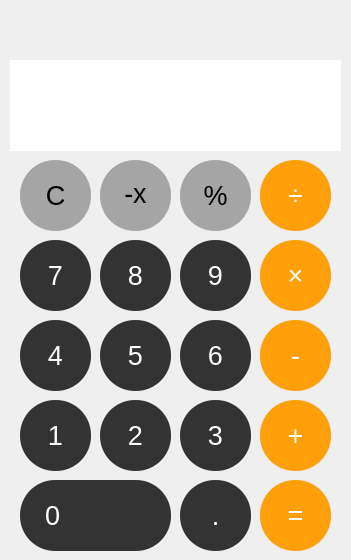
<?xml version="1.0" encoding="UTF-8"?>
<ui version="4.0">
 <class>Simple</class>
 <widget class="QWidget" name="Simple">
  <property name="geometry">
   <rect>
    <x>0</x>
    <y>0</y>
    <width>351</width>
    <height>560</height>
   </rect>
  </property>
  <property name="windowTitle">
   <string>Form</string>
  </property>
  <widget class="QPushButton" name="pushButton_8">
   <property name="geometry">
    <rect>
     <x>100</x>
     <y>240</y>
     <width>71</width>
     <height>71</height>
    </rect>
   </property>
   <property name="styleSheet">
    <string notr="true">QPushButton{
	font-family: &quot;Helvetica&quot;;
	font-size: 20pt;
	color: rgb(255, 255, 255);
	background-color: #333333;
	border: 20px;
	border-radius: 35px;
}

QPushButton:hover{
	color: rgb(255, 255, 255);
	background-color: #444444;
	border: 20px;
	border-radius: 35px;
}

QPushButton:pressed{
	color: rgb(255, 255, 255);
	background-color: #555555;
	border: 20px;
	border-radius: 35px;
}</string>
   </property>
   <property name="text">
    <string>8</string>
   </property>
  </widget>
  <widget class="QPushButton" name="pushButton_1">
   <property name="geometry">
    <rect>
     <x>20</x>
     <y>400</y>
     <width>71</width>
     <height>71</height>
    </rect>
   </property>
   <property name="styleSheet">
    <string notr="true">QPushButton{
	font-family: &quot;Helvetica&quot;;
	font-size: 20pt;
	color: rgb(255, 255, 255);
	background-color: #333333;
	border: 20px;
	border-radius: 35px;
}

QPushButton:hover{
	color: rgb(255, 255, 255);
	background-color: #444444;
	border: 20px;
	border-radius: 35px;
}

QPushButton:pressed{
	color: rgb(255, 255, 255);
	background-color: #555555;
	border: 20px;
	border-radius: 35px;
}</string>
   </property>
   <property name="text">
    <string>1</string>
   </property>
  </widget>
  <widget class="QPushButton" name="mult">
   <property name="geometry">
    <rect>
     <x>260</x>
     <y>240</y>
     <width>71</width>
     <height>71</height>
    </rect>
   </property>
   <property name="styleSheet">
    <string notr="true">QPushButton{
	font-family: &quot;Helvetica&quot;;
	font-size: 20pt;
	color: rgb(255, 255, 255);
	background-color: #FF9F0A;
	border: 20px;
	border-radius: 35px;
}

QPushButton:hover{
	color: rgb(255, 255, 255);
	background-color: rgb(254, 194, 105);
	border: 20px;
	border-radius: 35px;
}

QPushButton:focus{
	color: #FF9F0A;
	background-color: rgb(255, 255, 255);
	border: 20px;
	border-radius: 35px;
}</string>
   </property>
   <property name="text">
    <string>×</string>
   </property>
  </widget>
  <widget class="QPushButton" name="pushButton_3">
   <property name="geometry">
    <rect>
     <x>180</x>
     <y>400</y>
     <width>71</width>
     <height>71</height>
    </rect>
   </property>
   <property name="styleSheet">
    <string notr="true">QPushButton{
	font-family: &quot;Helvetica&quot;;
	font-size: 20pt;
	color: rgb(255, 255, 255);
	background-color: #333333;
	border: 20px;
	border-radius: 35px;
}

QPushButton:hover{
	color: rgb(255, 255, 255);
	background-color: #444444;
	border: 20px;
	border-radius: 35px;
}

QPushButton:pressed{
	color: rgb(255, 255, 255);
	background-color: #555555;
	border: 20px;
	border-radius: 35px;
}</string>
   </property>
   <property name="text">
    <string>3</string>
   </property>
  </widget>
  <widget class="QPushButton" name="pushButton_7">
   <property name="geometry">
    <rect>
     <x>20</x>
     <y>240</y>
     <width>71</width>
     <height>71</height>
    </rect>
   </property>
   <property name="styleSheet">
    <string notr="true">QPushButton{
	font-family: &quot;Helvetica&quot;;
	font-size: 20pt;
	color: rgb(255, 255, 255);
	background-color: #333333;
	border: 20px;
	border-radius: 35px;
}

QPushButton:hover{
	color: rgb(255, 255, 255);
	background-color: #444444;
	border: 20px;
	border-radius: 35px;
}

QPushButton:pressed{
	color: rgb(255, 255, 255);
	background-color: #555555;
	border: 20px;
	border-radius: 35px;
}</string>
   </property>
   <property name="text">
    <string>7</string>
   </property>
  </widget>
  <widget class="QPushButton" name="div">
   <property name="geometry">
    <rect>
     <x>260</x>
     <y>160</y>
     <width>71</width>
     <height>71</height>
    </rect>
   </property>
   <property name="styleSheet">
    <string notr="true">QPushButton{
	font-family: &quot;Helvetica&quot;;
	font-size: 20pt;
	color: rgb(255, 255, 255);
	background-color: #FF9F0A;
	border: 20px;
	border-radius: 35px;
}

QPushButton:hover{
	color: rgb(255, 255, 255);
	background-color: rgb(254, 194, 105);
	border: 20px;
	border-radius: 35px;
}

QPushButton:focus{
	color: #FF9F0A;
	background-color: rgb(255, 255, 255);
	border: 20px;
	border-radius: 35px;
}</string>
   </property>
   <property name="text">
    <string>÷</string>
   </property>
  </widget>
  <widget class="QPushButton" name="point">
   <property name="geometry">
    <rect>
     <x>180</x>
     <y>480</y>
     <width>71</width>
     <height>71</height>
    </rect>
   </property>
   <property name="styleSheet">
    <string notr="true">QPushButton{
	font-family: &quot;Helvetica&quot;;
	font-size: 20pt;
	color: rgb(255, 255, 255);
	background-color: #333333;
	border: 20px;
	border-radius: 35px;
}

QPushButton:hover{
	color: rgb(255, 255, 255);
	background-color: #444444;
	border: 20px;
	border-radius: 35px;
}

QPushButton:pressed{
	color: rgb(255, 255, 255);
	background-color: #555555;
	border: 20px;
	border-radius: 35px;
}</string>
   </property>
   <property name="text">
    <string>.</string>
   </property>
  </widget>
  <widget class="QPushButton" name="c">
   <property name="geometry">
    <rect>
     <x>20</x>
     <y>160</y>
     <width>71</width>
     <height>71</height>
    </rect>
   </property>
   <property name="styleSheet">
    <string notr="true">QPushButton{
	font-family: &quot;Helvetica&quot;;
	font-size: 20pt;
	color: rgb(0, 0, 0);
	background-color: #A5A5A5;
	border: 20px;
	border-radius: 35px;
}

QPushButton:hover{
	color: rgb(0, 0, 0);
	background-color:rgb(200, 200, 200);
	border: 20px;
	border-radius: 35px;
}

QPushButton:pressed{
	color: rgb(0, 0, 0);
	background-color:rgb(230, 230, 230);
	border: 20px;
	border-radius: 35px;
}</string>
   </property>
   <property name="text">
    <string>C</string>
   </property>
  </widget>
  <widget class="QPushButton" name="pushButton_6">
   <property name="geometry">
    <rect>
     <x>180</x>
     <y>320</y>
     <width>71</width>
     <height>71</height>
    </rect>
   </property>
   <property name="styleSheet">
    <string notr="true">QPushButton{
	font-family: &quot;Helvetica&quot;;
	font-size: 20pt;
	color: rgb(255, 255, 255);
	background-color: #333333;
	border: 20px;
	border-radius: 35px;
}

QPushButton:hover{
	color: rgb(255, 255, 255);
	background-color: #444444;
	border: 20px;
	border-radius: 35px;
}

QPushButton:pressed{
	color: rgb(255, 255, 255);
	background-color: #555555;
	border: 20px;
	border-radius: 35px;
}</string>
   </property>
   <property name="text">
    <string>6</string>
   </property>
  </widget>
  <widget class="QPushButton" name="pushButton_5">
   <property name="geometry">
    <rect>
     <x>100</x>
     <y>320</y>
     <width>71</width>
     <height>71</height>
    </rect>
   </property>
   <property name="styleSheet">
    <string notr="true">QPushButton{
	font-family: &quot;Helvetica&quot;;
	font-size: 20pt;
	color: rgb(255, 255, 255);
	background-color: #333333;
	border: 20px;
	border-radius: 35px;
}

QPushButton:hover{
	color: rgb(255, 255, 255);
	background-color: #444444;
	border: 20px;
	border-radius: 35px;
}

QPushButton:pressed{
	color: rgb(255, 255, 255);
	background-color: #555555;
	border: 20px;
	border-radius: 35px;
}</string>
   </property>
   <property name="text">
    <string>5</string>
   </property>
  </widget>
  <widget class="QLineEdit" name="lineEdit">
   <property name="geometry">
    <rect>
     <x>10</x>
     <y>60</y>
     <width>331</width>
     <height>91</height>
    </rect>
   </property>
   <property name="layoutDirection">
    <enum>Qt::RightToLeft</enum>
   </property>
   <property name="styleSheet">
    <string notr="true">QLineEdit{	
	text-align: right;
	font-family:&quot;Helvetica&quot;;
	font-size:44pt;
	border:none;
	color:white;
}</string>
   </property>
   <property name="alignment">
    <set>Qt::AlignBottom|Qt::AlignRight|Qt::AlignTrailing</set>
   </property>
  </widget>
  <widget class="QPushButton" name="result">
   <property name="geometry">
    <rect>
     <x>260</x>
     <y>480</y>
     <width>71</width>
     <height>71</height>
    </rect>
   </property>
   <property name="styleSheet">
    <string notr="true">QPushButton{
	font-family: &quot;Helvetica&quot;;
	font-size: 20pt;
	color: rgb(255, 255, 255);
	background-color: #FF9F0A;
	border: 20px;
	border-radius: 35px;
}

QPushButton:hover{
	color: rgb(255, 255, 255);
	background-color: rgb(254, 194, 105);
	border: 20px;
	border-radius: 35px;
}

QPushButton:pressed{
	color: rgb(255,255,255);
	background-color: rgb(254, 230, 194);
	border: 20px;
	border-radius: 35px;
}</string>
   </property>
   <property name="text">
    <string>=</string>
   </property>
  </widget>
  <widget class="QPushButton" name="pushButton_9">
   <property name="geometry">
    <rect>
     <x>180</x>
     <y>240</y>
     <width>71</width>
     <height>71</height>
    </rect>
   </property>
   <property name="styleSheet">
    <string notr="true">QPushButton{
	font-family: &quot;Helvetica&quot;;
	font-size: 20pt;
	color: rgb(255, 255, 255);
	background-color: #333333;
	border: 20px;
	border-radius: 35px;
}

QPushButton:hover{
	color: rgb(255, 255, 255);
	background-color: #444444;
	border: 20px;
	border-radius: 35px;
}

QPushButton:pressed{
	color: rgb(255, 255, 255);
	background-color: #555555;
	border: 20px;
	border-radius: 35px;
}</string>
   </property>
   <property name="text">
    <string>9</string>
   </property>
  </widget>
  <widget class="QPushButton" name="mod">
   <property name="geometry">
    <rect>
     <x>180</x>
     <y>160</y>
     <width>71</width>
     <height>71</height>
    </rect>
   </property>
   <property name="styleSheet">
    <string notr="true">QPushButton{
	font-family: &quot;Helvetica&quot;;
	font-size: 20pt;
	color: rgb(0, 0, 0);
	background-color: #A5A5A5;
	border: 20px;
	border-radius: 35px;
}

QPushButton:hover{
	color: rgb(0, 0, 0);
	background-color:rgb(200, 200, 200);
	border: 20px;
	border-radius: 35px;
}

QPushButton:pressed{
	color: rgb(0, 0, 0);
	background-color:rgb(230, 230, 230);
	border: 20px;
	border-radius: 35px;
}</string>
   </property>
   <property name="text">
    <string>%</string>
   </property>
  </widget>
  <widget class="QPushButton" name="x">
   <property name="geometry">
    <rect>
     <x>100</x>
     <y>160</y>
     <width>71</width>
     <height>71</height>
    </rect>
   </property>
   <property name="styleSheet">
    <string notr="true">QPushButton{
	font-family: &quot;Helvetica&quot;;
	font-size: 20pt;
	color: rgb(0, 0, 0);
	background-color: #A5A5A5;
	border: 20px;
	border-radius: 35px;
	padding-bottom: 5px;
}

QPushButton:hover{
	color: rgb(0, 0, 0);
	background-color:rgb(200, 200, 200);
	border: 20px;
	border-radius: 35px;
}

QPushButton:pressed{
	color: rgb(0, 0, 0);
	background-color:rgb(230, 230, 230);
	border: 20px;
	border-radius: 35px;
}</string>
   </property>
   <property name="text">
    <string>-x</string>
   </property>
  </widget>
  <widget class="QPushButton" name="pushButton_2">
   <property name="geometry">
    <rect>
     <x>100</x>
     <y>400</y>
     <width>71</width>
     <height>71</height>
    </rect>
   </property>
   <property name="styleSheet">
    <string notr="true">QPushButton{
	font-family: &quot;Helvetica&quot;;
	font-size: 20pt;
	color: rgb(255, 255, 255);
	background-color: #333333;
	border: 20px;
	border-radius: 35px;
}

QPushButton:hover{
	color: rgb(255, 255, 255);
	background-color: #444444;
	border: 20px;
	border-radius: 35px;
}

QPushButton:pressed{
	color: rgb(255, 255, 255);
	background-color: #555555;
	border: 20px;
	border-radius: 35px;
}</string>
   </property>
   <property name="text">
    <string>2</string>
   </property>
  </widget>
  <widget class="QPushButton" name="plus">
   <property name="geometry">
    <rect>
     <x>260</x>
     <y>400</y>
     <width>71</width>
     <height>71</height>
    </rect>
   </property>
   <property name="styleSheet">
    <string notr="true">QPushButton{
	font-family: &quot;SF Mono Bold&quot;;
	font-size: 20pt;
	color: rgb(255, 255, 255);
	background-color: #FF9F0A;
	border: 20px;
	border-radius: 35px;
}

QPushButton:hover{
	color: rgb(255, 255, 255);
	background-color: rgb(254, 194, 105);
	border: 20px;
	border-radius: 35px;
}

QPushButton:focus{
	color: #FF9F0A;
	background-color: rgb(255, 255, 255);
	border: 20px;
	border-radius: 35px;
}</string>
   </property>
   <property name="text">
    <string>+</string>
   </property>
  </widget>
  <widget class="QPushButton" name="pushButton_4">
   <property name="geometry">
    <rect>
     <x>20</x>
     <y>320</y>
     <width>71</width>
     <height>71</height>
    </rect>
   </property>
   <property name="styleSheet">
    <string notr="true">QPushButton{
	font-family: &quot;Helvetica&quot;;
	font-size: 20pt;
	color: rgb(255, 255, 255);
	background-color: #333333;
	border: 20px;
	border-radius: 35px;
}

QPushButton:hover{
	color: rgb(255, 255, 255);
	background-color: #444444;
	border: 20px;
	border-radius: 35px;
}

QPushButton:pressed{
	color: rgb(255, 255, 255);
	background-color: #555555;
	border: 20px;
	border-radius: 35px;
}</string>
   </property>
   <property name="text">
    <string>4</string>
   </property>
  </widget>
  <widget class="QPushButton" name="minus">
   <property name="geometry">
    <rect>
     <x>260</x>
     <y>320</y>
     <width>71</width>
     <height>71</height>
    </rect>
   </property>
   <property name="styleSheet">
    <string notr="true">QPushButton{
	font-family: &quot;Helvetica&quot;;
	font-size: 20pt;
	color: rgb(255, 255, 255);
	background-color: #FF9F0A;
	border: 20px;
	border-radius: 35px;
}

QPushButton:hover{
	color: rgb(255, 255, 255);
	background-color: rgb(254, 194, 105);
	border: 20px;
	border-radius: 35px;
}

QPushButton:focus{
	color: #FF9F0A;
	background-color: rgb(255, 255, 255);
	border: 20px;
	border-radius: 35px;
}</string>
   </property>
   <property name="text">
    <string>-</string>
   </property>
  </widget>
  <widget class="QPushButton" name="pushButton_0">
   <property name="geometry">
    <rect>
     <x>20</x>
     <y>480</y>
     <width>151</width>
     <height>71</height>
    </rect>
   </property>
   <property name="styleSheet">
    <string notr="true">QPushButton{
	font-family: &quot;Helvetica&quot;;
	font-size: 20pt;
	text-align:left;
	padding-left: 25px;
	color: rgb(255, 255, 255);
	background-color: #333333;
	border: 20px;
	border-radius: 35px;
}

QPushButton:hover{
	color: rgb(255, 255, 255);
	background-color: #444444;
	border: 20px;
	border-radius: 35px;
}

QPushButton:pressed{
	color: rgb(255, 255, 255);
	background-color: #555555;
	border: 20px;
	border-radius: 35px;
}</string>
   </property>
   <property name="text">
    <string>0</string>
   </property>
  </widget>
  <widget class="QPushButton" name="back">
   <property name="geometry">
    <rect>
     <x>10</x>
     <y>10</y>
     <width>331</width>
     <height>71</height>
    </rect>
   </property>
   <property name="styleSheet">
    <string notr="true">QPushButton{
	border:none;
}</string>
   </property>
   <property name="text">
    <string/>
   </property>
  </widget>
 </widget>
 <resources/>
 <connections/>
</ui>
